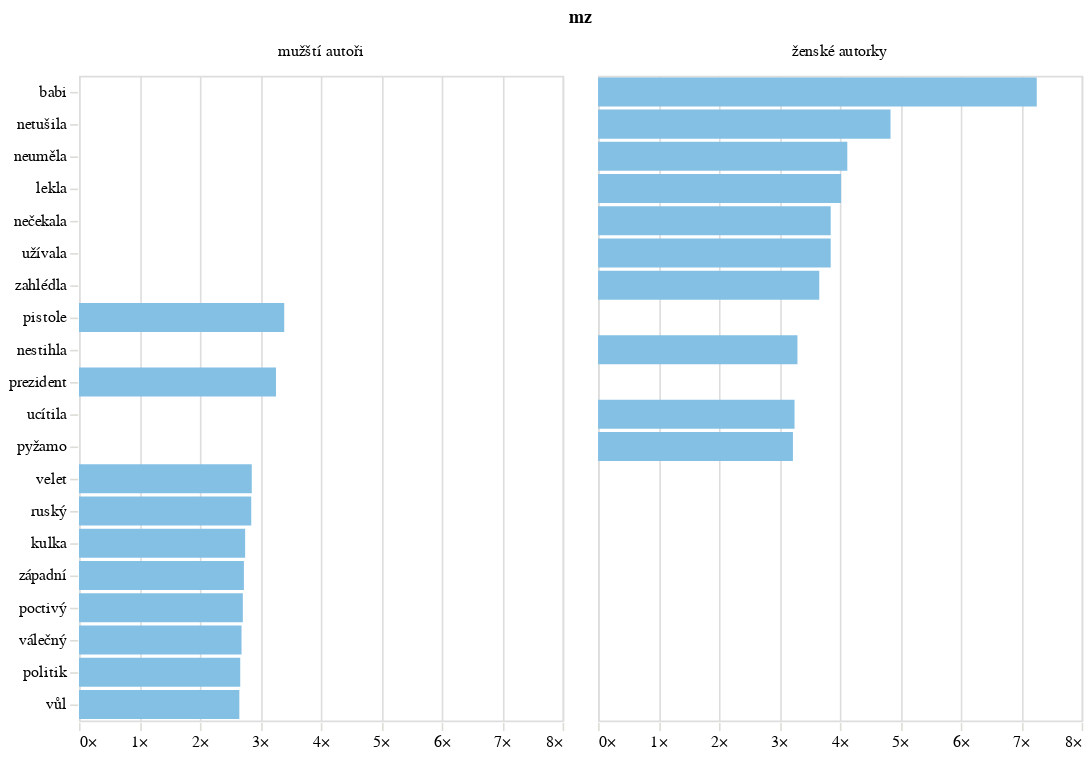

The notebook cell this image was saved under:
### Code cell
mz_graf = alt.Chart(do_grafu).mark_bar().encode(
    alt.X("rozdíl:Q", title=None, axis=alt.Axis(labelExpr="datum.label + '×'", domainOpacity=0, tickColor='#DCDDD6')),
    alt.Y('slovo:N', sort='-x', title=None, axis=alt.Axis(tickColor='#DCDDD6', domainOpacity=0)),
    alt.Color("mz:N", legend=None, scale=alt.Scale(range=['#84c0e4', '#E7666E'])),
).facet(
    'mz:N'
).resolve_scale(
    color='independent'
)

mz_graf

### Figure 1 — Vega-Lite specification as saved in the notebook (floating-point values rounded to 4 significant figures)
{"config": {"title": {"font": "Noticia Text", "fontSize": 14, "anchor": "start", "fontWeight": "bolder", "subtitleFont": "Noticia Text", "subtitleFontSize": 12, "subtitleFontWeight": "lighter", "subtitlePadding": 12, "dy": -12}, "axis": {"labelFont": "Asap", "titleFont": "Asap", "fontWeight": "lighter", "titleFontWeight": "lighter", "labelFontSize": 10, "titleFontSize": 10, "labelPadding": 2, "titlePadding": 10}, "legend": {"labelFont": "Asap", "labelFontWeight": "normal", "titleFont": "Asap", "titleFontWeight": "normal", "labelFontSize": 10, "titleFontSize": 10}}, "data": {"name": "data-0481e9da5e48a1c5e5718fa4b91dcac3"}, "facet": {"field": "mz", "type": "nominal"}, "spec": {"mark": {"type": "bar"}, "encoding": {"color": {"field": "mz", "legend": null, "scale": {"range": ["#84c0e4", "#E7666E"]}, "type": "nominal"}, "x": {"axis": {"domainOpacity": 0, "labelExpr": "datum.label + '×'", "tickColor": "#DCDDD6"}, "field": "rozdíl", "title": null, "type": "quantitative"}, "y": {"axis": {"domainOpacity": 0, "tickColor": "#DCDDD6"}, "field": "slovo", "sort": "-x", "title": null, "type": "nominal"}}}, "resolve": {"scale": {"color": "independent"}}, "$schema": "https://vega.github.io/schema/vega-lite/v5.8.0.json", "datasets": {"data-0481e9da5e48a1c5e5718fa4b91dcac3": [{"slovo": "babi", "rozdíl": 7.257, "mz": "ženské autorky"}, {"slovo": "netušila", "rozdíl": 4.838, "mz": "ženské autorky"}, {"slovo": "neuměla", "rozdíl": 4.123, "mz": "ženské autorky"}, {"slovo": "lekla", "rozdíl": 4.02, "mz": "ženské autorky"}, {"slovo": "nečekala", "rozdíl": 3.849, "mz": "ženské autorky"}, {"slovo": "užívala", "rozdíl": 3.849, "mz": "ženské autorky"}, {"slovo": "zahlédla", "rozdíl": 3.66, "mz": "ženské autorky"}, {"slovo": "nestihla", "rozdíl": 3.299, "mz": "ženské autorky"}, {"slovo": "ucítila", "rozdíl": 3.25, "mz": "ženské autorky"}, {"slovo": "pyžamo", "rozdíl": 3.224, "mz": "ženské autorky"}, {"slovo": "vůl", "rozdíl": 2.653, "mz": "mužští autoři"}, {"slovo": "politik", "rozdíl": 2.668, "mz": "mužští autoři"}, {"slovo": "válečný", "rozdíl": 2.689, "mz": "mužští autoři"}, {"slovo": "poctivý", "rozdíl": 2.71, "mz": "mužští autoři"}, {"slovo": "západní", "rozdíl": 2.728, "mz": "mužští autoři"}, {"slovo": "kulka", "rozdíl": 2.749, "mz": "mužští autoři"}, {"slovo": "ruský", "rozdíl": 2.85, "mz": "mužští autoři"}, {"slovo": "velet", "rozdíl": 2.858, "mz": "mužští autoři"}, {"slovo": "prezident", "rozdíl": 3.259, "mz": "mužští autoři"}, {"slovo": "pistole", "rozdíl": 3.395, "mz": "mužští autoři"}]}}
